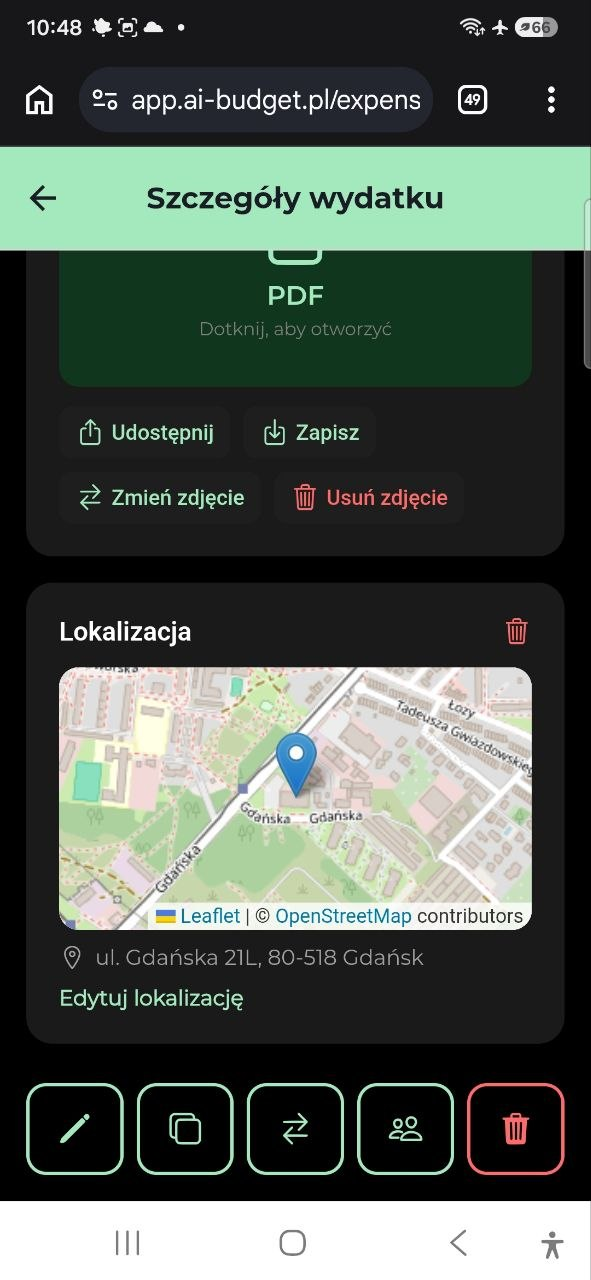
#> input picture docs/marketing/creatives/split/photo_1_2026-07-27_22-52-45.jpg, 591 x 1280 px; its folder holds only this picture in this run
$ python build_split_story.py ../creatives/split/photo_1_2026-07-27_22-52-45.jpg
#> lines starting #> are read from the running program, lines starting #| are printed output that depends on the picture
### docs/marketing/scripts/build_split_reel.py
# -*- coding: utf-8 -*-
"""
Animated reel (MP4 + GIF) for the "Podziel paragon" (receipt split via guest link)
feature in AI Budget Assistant. Six phone screenshots cycle inside a phone bezel
with vertical-slide transitions over a warm-dark gradient + orange glow.

Icon layout (matches purchase-requests / family-feed style):
  - Top right : app icon with orange ring
  - Bottom    : MICODE badge + mi-code.pl

Scene order — one full arc, payer's side then the friend's side and back:
    0. entry     — expense detail, the people icon in the action row (map left visible)
    1. assign-0  — "Podziel ten paragon", receipt lines listed, nobody added yet
    2. assign-1  — lines assigned to Tom / Rafal, per-person chips with counts, Create enabled
    3. sent      — status view: both links sent
    4. guest     — THE hero shot: the friend's own page in a browser, no app, no account
                   (BLIK phone number and Revolut handle blurred)
    5. claimed   — Tom says he paid -> "Potwierdź otrzymanie"

Screenshots live in the repo (the user drops them into the creative folder), not in
Downloads — see SRC below.

Outputs in docs/marketing/creatives/split/renders/pl/:
    split-reel.mp4       1080x1920, 30fps
    split-reel.gif       600x1067
    split-reel-4x5.mp4
    split-reel-4x5.gif

Usage:
    python build_split_reel.py               # gif 9:16
    python build_split_reel.py mp4
    python build_split_reel.py both
    python build_split_reel.py both 4:5
"""
import os, sys, subprocess
import numpy as np
from PIL import Image, ImageDraw, ImageFont, ImageFilter
import imageio.v2 as imageio

SCRIPT_DIR = os.path.dirname(os.path.abspath(__file__))
MK    = os.path.dirname(SCRIPT_DIR)
CREA  = os.path.join(MK, "creatives", "split")
OUT   = os.path.join(CREA, "renders")
BADGE = os.path.join(MK, "assets", "micode-badge.png")
ICON  = os.path.join(MK, "..", "..", "apps", "mobile", "assets", "icon.png")

_STAMP = "2026-07-27_22-52-45"
SRC = [
    os.path.join(CREA, f"photo_1_{_STAMP}.jpg"),  # entry point (people icon)
    os.path.join(CREA, f"photo_2_{_STAMP}.jpg"),  # split screen, nothing assigned
    os.path.join(CREA, f"photo_3_{_STAMP}.jpg"),  # assigned to Tom / Rafal
    os.path.join(CREA, f"photo_4_{_STAMP}.jpg"),  # links sent
    os.path.join(CREA, f"photo_5_{_STAMP}.jpg"),  # guest page  <- hero
    os.path.join(CREA, f"photo_6_{_STAMP}.jpg"),  # says he paid -> confirm
]

# ---------- design tokens ----------
W = 1080
HEAD_FONT = "C:/Windows/Fonts/segoeuib.ttf"
SEMI_FONT = "C:/Windows/Fonts/seguisb.ttf"
SUB_FONT  = "C:/Windows/Fonts/segoeui.ttf"
ORANGE = (245, 131, 42)
WHITE  = (250, 250, 252)
GREY   = (200, 203, 210)

# Two lines each, deliberately. The layout reserves the band above WIN_TOP for the
# headline; a third wrapped line runs into the phone bezel (checked by rendering
# scene 0 as a still — "rozlicz to w kilka dotknięć" did exactly that).
PHASES = {
    "A": ("PODZIEL PARAGON",    "Zapłaciłeś za\nwszystkich?"),
    "B": ("PRZYPISZ POZYCJE",   "Każdy płaci\nza to, co wziął"),
    "C": ("LINK DLA ZNAJOMEGO", "Bez aplikacji,\nbez konta"),
    "D": ("POTWIERDZASZ TY",    "Dług zamyka\nsię sam"),
}
SCENE_PHASE = ["A", "B", "B", "C", "C", "D"]
PILLS = ["Podziel paragon", "Bez aplikacji", "Potwierdzasz Ty"]
FOOTER_URL = "mi-code.pl"

FPS = 30
HOLD_S = 4.0
TRANS_S = 0.8
GIF_HOLD_MS = 4000

SUFFIX = {"9:16": "", "4:5": "-4x5"}

H = WIN_TOP = SCR_H = SCR_W = BEZEL = 0
L = {}


def set_aspect(aspect):
    global H, WIN_TOP, SCR_H, BEZEL, L
    if aspect == "4:5":
        H, WIN_TOP, SCR_H, BEZEL = 1344, 310, 770, 12
        L = dict(ey=44, eye_sz=28, ul_dy=42, head_sz=58, head_gap=72, head_step=68,
                 glow=(540, 490), pills_dy=20, pill_sz=24, pill_h=50, pill_padx=20, pill_gap=14,
                 badge_sz=66, badge_by=1190, url_dy=8, url_sz=22)
    else:
        H, WIN_TOP, SCR_H, BEZEL = 1920, 440, 1220, 14
        L = dict(ey=78, eye_sz=34, ul_dy=50, head_sz=82, head_gap=96, head_step=94,
                 glow=(540, 650), pills_dy=26, pill_sz=26, pill_h=54, pill_padx=24, pill_gap=16,
                 badge_sz=80, badge_by=1786, url_dy=10, url_sz=26)


def init_scr_w():
    global SCR_W
    img = Image.open(SRC[0])
#> img is the input picture: PIL image 591x1280 RGB; mean R, G, B 79.8, 89.3, 81.3
    SCR_W = round(SCR_H * img.width / img.height)
#> SCR_W = 563


# ---------- helpers ----------

def vgradient(c0, c1):
#> called with c0 = (44, 28, 15), c1 = (11, 11, 14)
    base = Image.new("RGB", (W, H), c0)
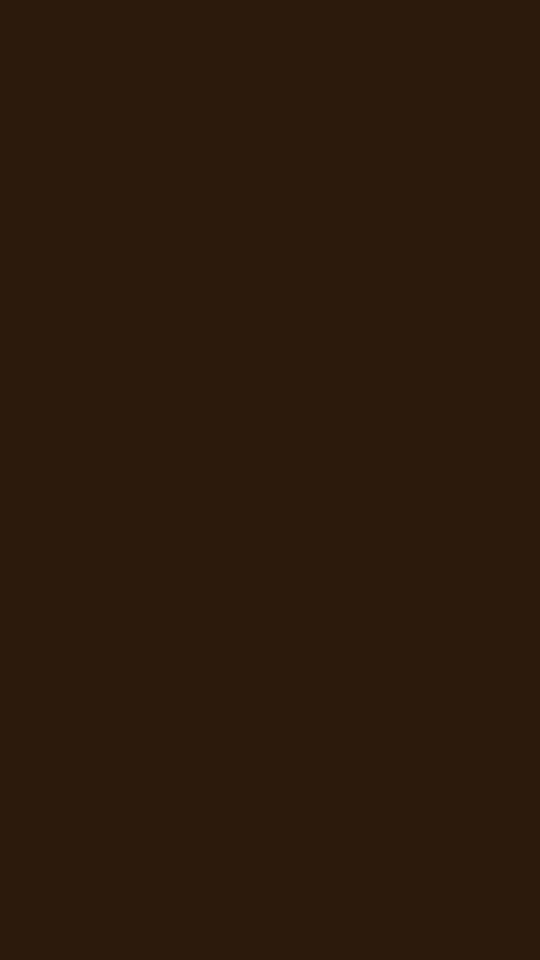
#> base: PIL image 1080x1920 RGB (shown at 1/2 size); mean R, G, B 44, 28, 15
    d = ImageDraw.Draw(base)
    for y in range(H):
        t = y / (H - 1)
        d.line([(0, y), (W, y)], fill=tuple(int(c0[i] + (c1[i]-c0[i])*t) for i in range(3)))
    return base.convert("RGBA")
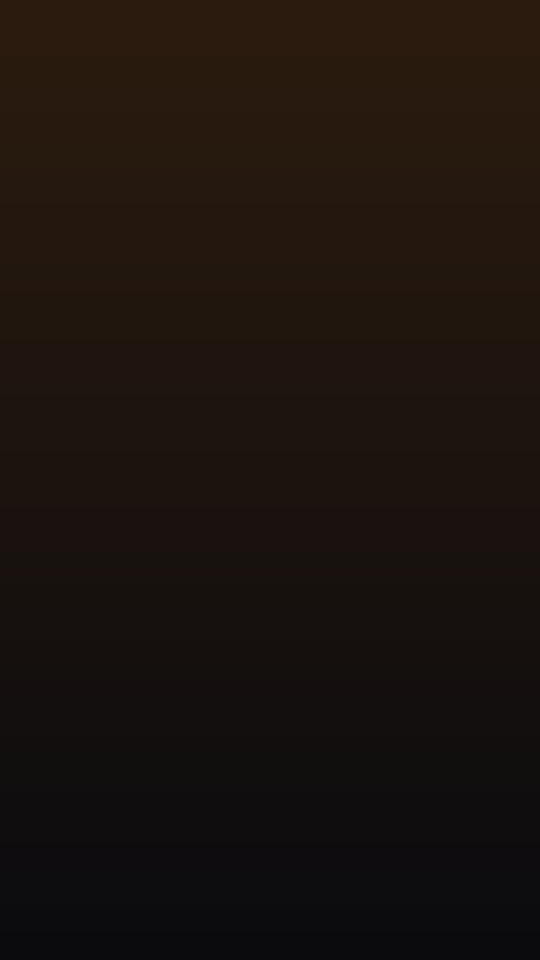
#> returned value: PIL image 1080x1920 RGBA (shown at 1/2 size); mean R, G, B, A 27, 19, 14, 255


def add_glow(canvas, center, radii, color, alpha, blur):
#> called with center = (540, 650), radii = (620, 580), color = (245, 131, 42), alpha = 140, blur = 200
    layer = Image.new("RGBA", (W, H), (0, 0, 0, 0))
#> layer: PIL image 1080x1920 RGBA; every value is 0
    cx, cy = center; rx, ry = radii
    ImageDraw.Draw(layer).ellipse([cx-rx, cy-ry, cx+rx, cy+ry], fill=color + (alpha,))
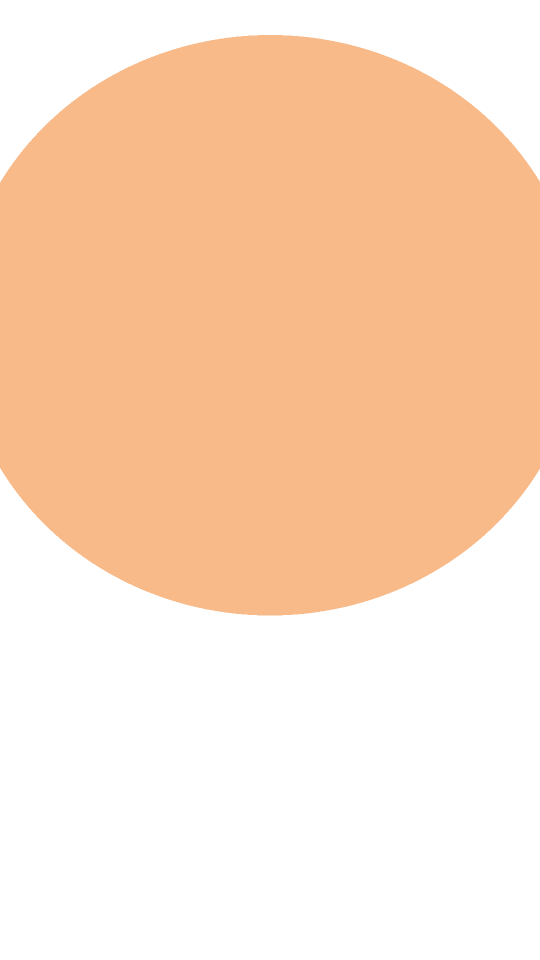
#> layer: PIL image 1080x1920 RGBA (shown at 1/2 size); mean R, G, B, A 126.3, 67.6, 21.7, 72.2; transparent parts drawn white
    return Image.alpha_composite(canvas, layer.filter(ImageFilter.GaussianBlur(blur)))
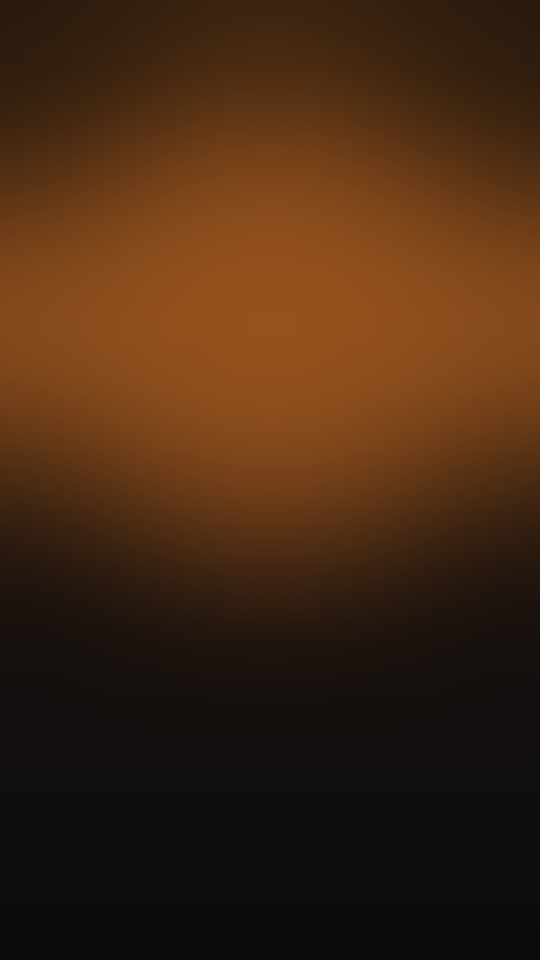
#> returned value: PIL image 1080x1920 RGBA (shown at 1/2 size); mean R, G, B, A 68.8, 40.2, 18.9, 255


# [6 lines left out: function circle_img, not called in this run]


def tw(draw, s, font):
    return draw.textlength(s, font=font)


def centered(img, y, s, font, fill):
    d = ImageDraw.Draw(img)
    d.text(((W - tw(d, s, font)) / 2, y), s, font=font, fill=fill)


# [31 lines left out: functions spaced, wrap_text, phone_rect, not called in this run]


def screen_origin():
    px, py, _, _ = phone_rect()
    return px + BEZEL, py + BEZEL


# ---------- background ----------

def build_bg():
    canvas = vgradient((44, 28, 15), (11, 11, 14))
    gx, gy = L["glow"]
    canvas = add_glow(canvas, (gx, gy), (620, 580), ORANGE, 140, 200)
    canvas = add_glow(canvas, (140, H - 360), (380, 360), (255, 80, 50), 46, 220)
#> call 2 of add_glow, with center = (140, 1560), radii = (380, 360), color = (255, 80, 50), alpha = 46, blur = 220
#> in add_glow (call 2), `ImageDraw.Draw(layer).ellipse([cx-rx, cy-ry, cx+rx, cy+ry], fill=color..`:
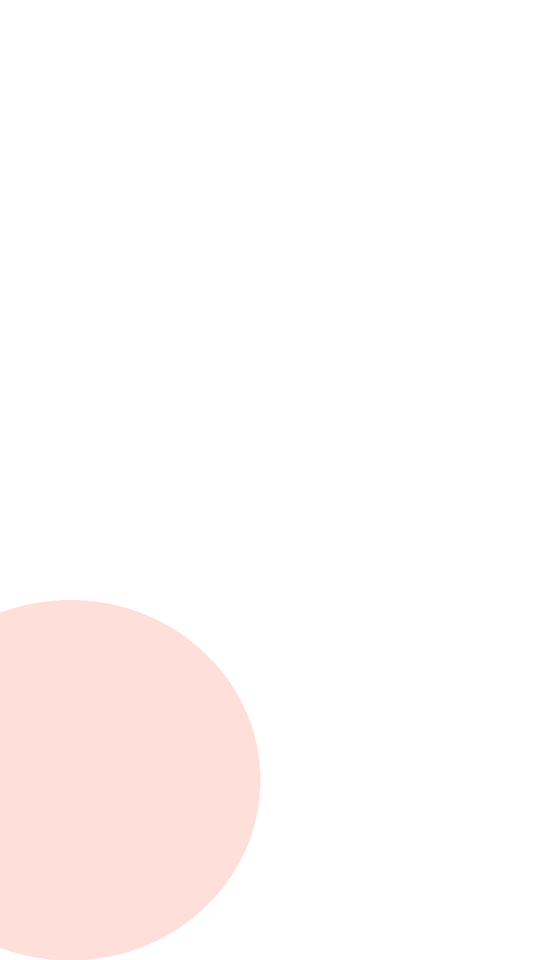
#> layer: PIL image 1080x1920 RGBA (shown at 1/2 size); mean R, G, B, A 38.7, 12.1, 7.6, 7; transparent parts drawn white
#> in add_glow (call 2), `return Image.alpha_composite(canvas, layer.filter(ImageFilter.Gaussian..`:
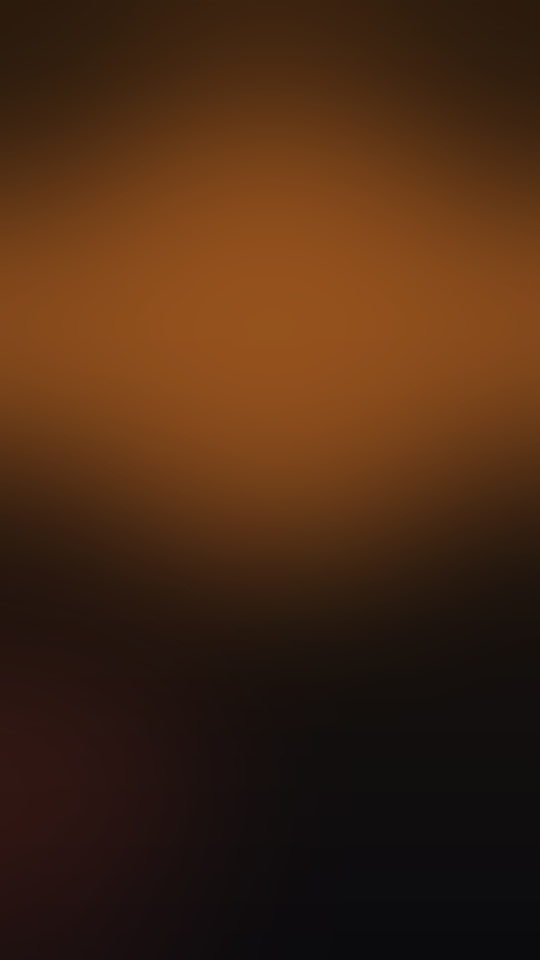
#> returned value: PIL image 1080x1920 RGBA (shown at 1/2 size); mean R, G, B, A 71.7, 40.8, 19.2, 255

    # top right: app icon with orange ring
    icon_sz = 92
#> (the run stopped early here; a loop or call above may not have finished)
